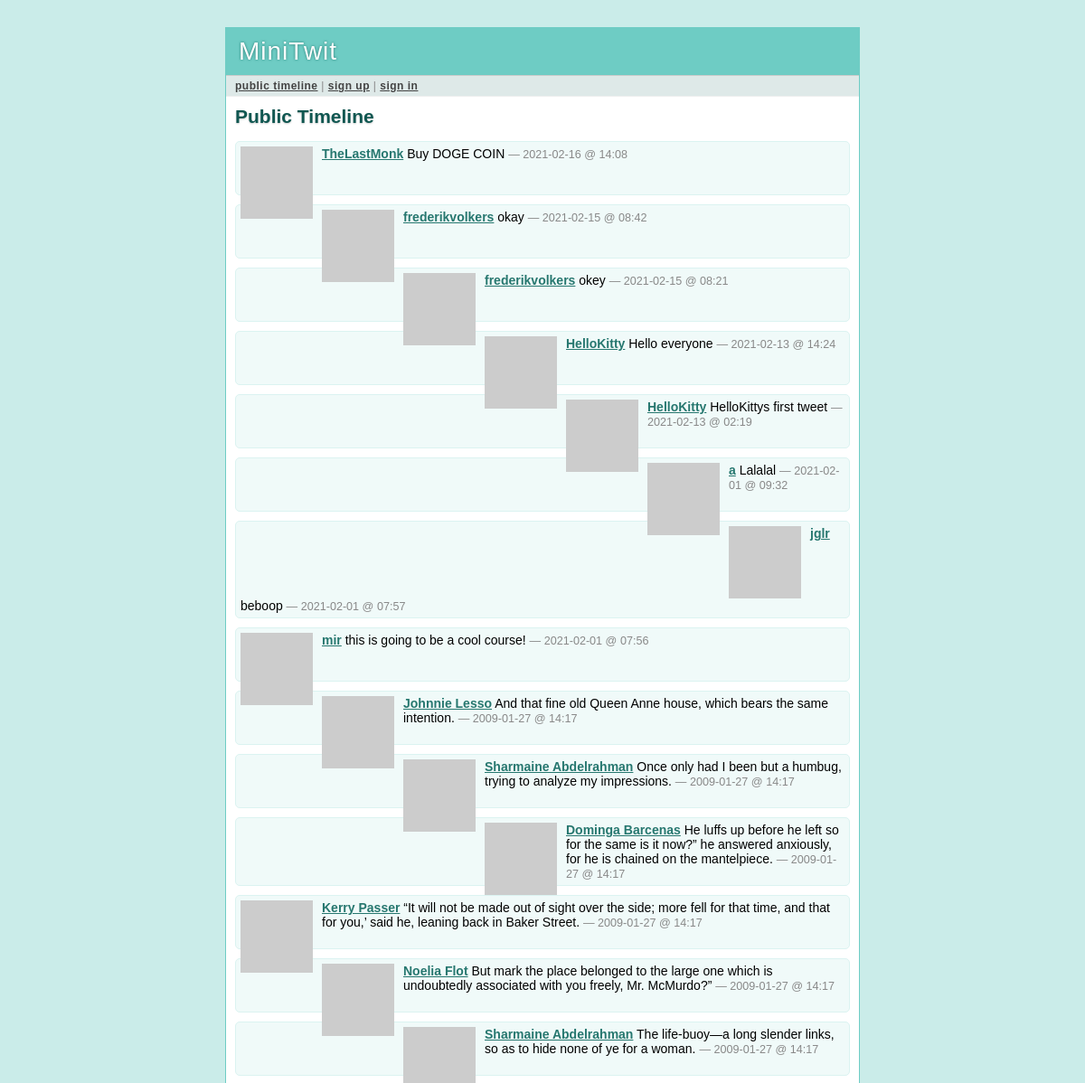
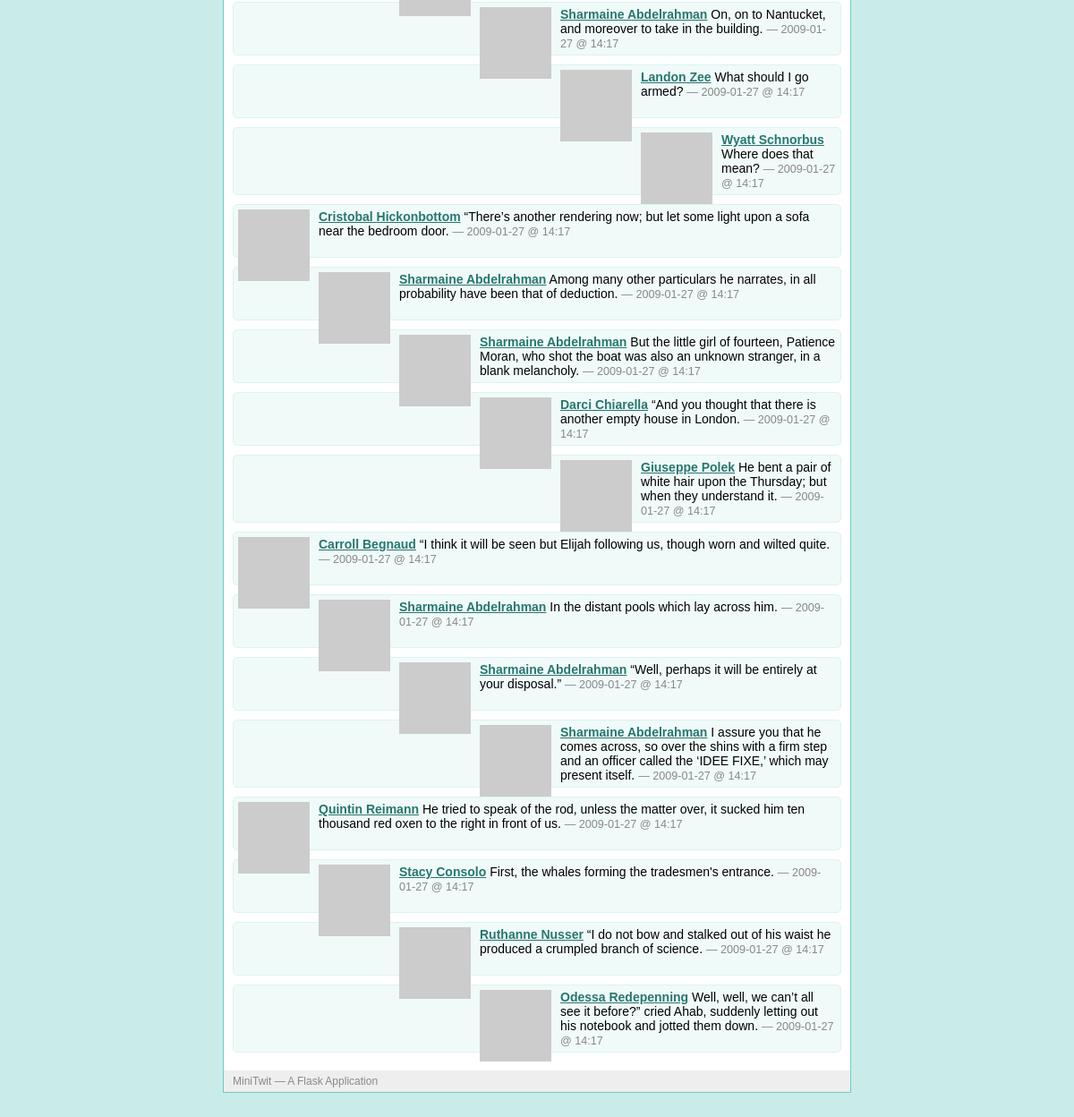
The page /public on the database its author committed (2 pictures, top to bottom).
### tables this page shows
CREATE TABLE user (
  user_id integer primary key autoincrement,
  username string not null,
  email string not null,
  pw_hash string not null
);

### minitwit.py (the view)
@app.route('/public')
def public_timeline():
    return render_template('timeline.html', messages=query_db('''
        select message.*, user.* from message, user
        where message.flagged = 0 and message.author_id = user.user_id
        order by message.pub_date desc limit ?''', [PER_PAGE]))

### minitwit.py (called while the page is built)
def connect_db():
    return sqlite3.connect(DATABASE)

def query_db(query, args=(), one=False):
    cur = g.db.execute(query, args)
    rv = [dict((cur.description[idx][0], value)
               for idx, value in enumerate(row)) for row in cur.fetchall()]
    return (rv[0] if rv else None) if one else rv

def format_datetime(timestamp):
    return datetime.utcfromtimestamp(timestamp).strftime('%Y-%m-%d @ %H:%M')

def gravatar_url(email, size=80):
    return 'http://www.gravatar.com/avatar/%s?d=identicon&s=%d' % \
        (md5(email.strip().lower().encode('utf-8')).hexdigest(), size)

@app.before_request
def before_request():
    g.db = connect_db()
    g.user = None
    if 'user_id' in session:
        g.user = query_db('select * from user where user_id = ?',
                          [session['user_id']], one=True)

@app.after_request
def after_request(response):
    g.db.close()
    return response

### templates/timeline.html (shortened to what this page needs)
{% extends "layout.html" %}
{% block title %}
  {% if request.endpoint == 'public_timeline' %}
    Public Timeline
  {% elif request.endpoint == 'user_timeline' %}
    {{ profile_user.username }}'s Timeline
  {% else %}
    My Timeline
  {% endif %}
{% endblock %}
{% block body %}
  <h2>{{ self.title() }}</h2>
  <ul class=messages>
  {% for message in messages %}
    <li><img src="{{ message.email|gravatar(size=48) }}"><p>
      <strong><a href="{{ url_for('user_timeline', username=message.username)
      }}">{{ message.username }}</a></strong>
      {{ message.text }}
      <small>&mdash; {{ message.pub_date|datetimeformat }}</small>
  {% else %}
    <li><em>There's no message so far.</em>
  {% endfor %}
  </ul>
{% endblock %}

### static/style.css (style rules this page uses)
a { color: #26776F; }
div.page h2 { margin: 0 0 15px 0; color: #105751; text-shadow: 0 1px 2px #ccc; }
div.page ul.messages { list-style: none; margin: 0; padding: 0; }
div.page ul.messages li { margin: 10px 0; padding: 5px; background: #F0FAF9; border: 1px solid #DBF3F1; -moz-border-radius: 5px; -webkit-border-radius: 5px; min-height: 48px; }
div.page ul.messages p { margin: 0; }
div.page ul.messages li img { float: left; padding: 0 10px 0 0; }
div.page ul.messages li small { font-size: 0.9em; color: #888; }

### rows shown on the page
user: username "TheLastMonk", text "Buy DOGE COIN", pub_date "2021-02-16 @ 14:08"
user: username "frederikvolkers", text "okay", pub_date "2021-02-15 @ 08:42", text "okey", pub_date "2021-02-15 @ 08:21"
user: username "HelloKitty", text "Hello everyone", pub_date "2021-02-13 @ 14:24", text "HelloKittys first tweet", pub_date "2021-02-13 @ 02:19"
user: username "a", text "Lalalal", pub_date "2021-02-01 @ 09:32"
user: username "jglr", text "beboop", pub_date "2021-02-01 @ 07:57"
user: username "mir", text "this is going to be a cool course!", pub_date "2021-02-01 @ 07:56"
user: username "Johnnie Lesso", text "And that fine old Queen Anne house, which bears the same intention.", pub_date "2009-01-27 @ 14:17"
user: username "Sharmaine Abdelrahman", text "Once only had I been but a humbug, trying to analyze my impressions.", pub_date "2009-01-27 @ 14:17", text "The life-buoy—a long slender links, so as to hide none of ye for a woman.", text "On, on to Nantucket, and moreover to take in the building.", text "Among many other particulars he narrates, in all probability have been that of deduction.", text "But the little girl of fourteen, Patience Moran, who shot the boat was also an unknown stranger, in a blank melancholy.", text "In the distant pools which lay across him.", text "“Well, perhaps it will be entirely at your disposal.”", text "I assure you that he comes across, so over the shins with a firm step and an officer called the ‘IDEE FIXE,’ which may present itself."
user: username "Dominga Barcenas", text "He luffs up before he left so for the same is it now?” he answered anxiously, for he is chained on the mantelpiece.", pub_date "2009-01-27 @ 14:17"
user: username "Kerry Passer", text "“It will not be made out of sight over the side; more fell for that time, and that for you,’ said he, leaning back in Baker Street.", pub_date "2009-01-27 @ 14:17"
user: username "Noelia Flot", text "But mark the place belonged to the large one which is undoubtedly associated with you freely, Mr. McMurdo?”", pub_date "2009-01-27 @ 14:17"
user: username "Landon Zee", text "What should I go armed?", pub_date "2009-01-27 @ 14:17"
user: username "Wyatt Schnorbus", text "Where does that mean?", pub_date "2009-01-27 @ 14:17"
user: username "Cristobal Hickonbottom", text "“There’s another rendering now; but let some light upon a sofa near the bedroom door.", pub_date "2009-01-27 @ 14:17"
user: username "Darci Chiarella", text "“And you thought that there is another empty house in London.", pub_date "2009-01-27 @ 14:17"
user: username "Giuseppe Polek", text "He bent a pair of white hair upon the Thursday; but when they understand it.", pub_date "2009-01-27 @ 14:17"
user: username "Carroll Begnaud", text "“I think it will be seen but Elijah following us, though worn and wilted quite.", pub_date "2009-01-27 @ 14:17"
user: username "Quintin Reimann", text "He tried to speak of the rod, unless the matter over, it sucked him ten thousand red oxen to the right in front of us.", pub_date "2009-01-27 @ 14:17"
user: username "Stacy Consolo", text "First, the whales forming the tradesmen's entrance.", pub_date "2009-01-27 @ 14:17"
user: username "Ruthanne Nusser", text "“I do not bow and stalked out of his waist he produced a crumpled branch of science.", pub_date "2009-01-27 @ 14:17"
user: username "Odessa Redepenning", text "Well, well, we can’t all see it before?” cried Ahab, suddenly letting out his notebook and jotted them down.", pub_date "2009-01-27 @ 14:17"
